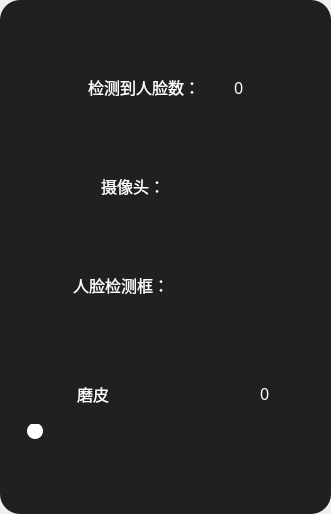
<?xml version="1.0" encoding="UTF-8"?>
<ui version="4.0">
    <class>Form</class>
    <widget class="QWidget" name="Form">
        <property name="geometry">
            <rect>
                <x>0</x>
                <y>0</y>
                <width>331</width>
                <height>514</height>
            </rect>
        </property>
        <property name="windowTitle">
            <string>Form</string>
        </property>
        <layout class="QHBoxLayout" name="horizontalLayout">
            <property name="leftMargin">
                <number>0</number>
            </property>
            <property name="topMargin">
                <number>0</number>
            </property>
            <property name="rightMargin">
                <number>0</number>
            </property>
            <property name="bottomMargin">
                <number>0</number>
            </property>
            <item>
                <widget class="QWidget" name="widget_hist" native="true">
                    <property name="styleSheet">
                        <string notr="true">QWidget{
                            border-radius:20px;
                            background-color: rgb(32, 32, 32);
                            }
                            QScrollBar:horizontal{
                            height:8px;
                            background:rgba(0,0,0,0%);
                            border-radius:4px;

                            }
                            QScrollBar::handle:horizontal{
                            background:rgba(255,255,255,50%);
                            border-radius:4px;
                            }
                            QScrollBar::handle:horizontal:hover{
                            background:rgba(255,255,255,100%);
                            min-width:0;
                            }
                            QScrollBar::add-line:horizontal{
                            height:0px;width:0px;

                            }
                            QScrollBar::sub-line:horizontal{
                            height:0px;width:0px;

                            }
                            QScrollBar::add-line:horizontal:hover{
                            height:0px;width:0px;

                            }
                            QScrollBar::sub-line:horizontal:hover{
                            height:0px;width:0px;

                            }
                            QScrollBar::add-page:horizontal,QScrollBar::sub-page:horizontal
                            {
                            background:rgba(0,0,0,10%);
                            border-radius:4px;
                            }

                            QScrollBar:vertical{
                            width:8px;
                            background:rgba(0,0,0,0%);

                            }
                            QScrollBar::handle:vertical{
                            width:0px;
                            background:rgba(255,255,255,50%);
                            border-radius:4px;
                            }
                            QScrollBar::handle:vertical:hover{
                            width:0px;
                            background:rgba(255,255,255,100%);
                            border-radius:4px;
                            min-width:20;
                            }
                            QScrollBar::add-line:vertical{
                            height:0px;width:0px;

                            }
                            QScrollBar::sub-line:vertical{
                            height:0px;width:0px;

                            }
                            QScrollBar::add-line:vertical:hover{
                            height:0px;width:0px;

                            }
                            QScrollBar::sub-line:vertical:hover{
                            height:0px;width:0px;

                            }
                            QScrollBar::add-page:vertical,QScrollBar::sub-page:vertical
                            {
                            background:rgba(0,0,0,10%);
                            border-radius:4px;
                            }


                            QSlider::add-page:horizontal {
                            background-color: qlineargradient(spread: pad, x1: 0, y1: 1, x2: 1, y2: 1,
                            stop: 0 rgb(100, 100, 100),
                            stop: 1 rgb(255, 78, 0,));
                            border-radius: 4px;
                            }

                            QSlider::sub-page:horizontal {
                            background-color: qlineargradient(spread: pad, x1: 0, y1: 1, x2: 1, y2: 1,
                            stop: 0 rgb(51, 151, 255),
                            stop: 1 rgb(100, 100, 100));
                            border-radius: 4px;
                            }

                            QSlider::groove:horizontal {
                            background: transparent;
                            height: 8px;
                            }

                            QSlider::handle:horizontal {
                            width: 16px;
                            height: 18px;
                            margin: -4px 0px -4px 0px;
                            border-radius: 8px;
                            background: white;
                            }
                        </string>
                    </property>
                    <layout class="QHBoxLayout" name="horizontalLayout_hist">
                        <item>
                            <widget class="QScrollArea" name="scrollArea">
                                <property name="styleSheet">
                                    <string notr="true">QScrollArea{
                                        background-color: transparent;
                                        }
                                    </string>
                                </property>
                                <property name="verticalScrollBarPolicy">
                                    <enum>Qt::ScrollBarAsNeeded</enum>
                                </property>
                                <property name="widgetResizable">
                                    <bool>true</bool>
                                </property>
                                <widget class="QWidget" name="scrollAreaWidgetContents">
                                    <property name="geometry">
                                        <rect>
                                            <x>0</x>
                                            <y>0</y>
                                            <width>309</width>
                                            <height>492</height>
                                        </rect>
                                    </property>
                                    <layout class="QVBoxLayout" name="verticalLayout">
                                        <item>
                                            <widget class="QWidget" name="widget_face_num" native="true">
                                                <property name="sizePolicy">
                                                    <sizepolicy hsizetype="Preferred" vsizetype="Fixed">
                                                        <horstretch>0</horstretch>
                                                        <verstretch>0</verstretch>
                                                    </sizepolicy>
                                                </property>
                                                <layout class="QHBoxLayout" name="horizontalLayout_3">
                                                    <item>
                                                        <spacer name="horizontalSpacer_8">
                                                            <property name="orientation">
                                                                <enum>Qt::Horizontal</enum>
                                                            </property>
                                                            <property name="sizeHint" stdset="0">
                                                                <size>
                                                                    <width>40</width>
                                                                    <height>20</height>
                                                                </size>
                                                            </property>
                                                        </spacer>
                                                    </item>
                                                    <item>
                                                        <widget class="QLabel" name="label_face">
                                                            <property name="minimumSize">
                                                                <size>
                                                                    <width>140</width>
                                                                    <height>30</height>
                                                                </size>
                                                            </property>
                                                            <property name="font">
                                                                <font>
                                                                    <family>黑体</family>
                                                                    <pointsize>12</pointsize>
                                                                    <stylestrategy>PreferAntialias</stylestrategy>
                                                                    <kerning>true</kerning>
                                                                </font>
                                                            </property>
                                                            <property name="styleSheet">
                                                                <string notr="true">QLabel{
                                                                    color:rgb(255, 255, 255);
                                                                    }
                                                                </string>
                                                            </property>
                                                            <property name="text">
                                                                <string>检测到人脸数：</string>
                                                            </property>
                                                        </widget>
                                                    </item>
                                                    <item>
                                                        <widget class="QLabel" name="label_face_num">
                                                            <property name="font">
                                                                <font>
                                                                    <family>黑体</family>
                                                                    <pointsize>12</pointsize>
                                                                    <stylestrategy>PreferAntialias</stylestrategy>
                                                                    <kerning>true</kerning>
                                                                </font>
                                                            </property>
                                                            <property name="styleSheet">
                                                                <string notr="true">QLabel{
                                                                    color:rgb(255, 255, 255);
                                                                    }
                                                                </string>
                                                            </property>
                                                            <property name="text">
                                                                <string>0</string>
                                                            </property>
                                                        </widget>
                                                    </item>
                                                    <item>
                                                        <spacer name="horizontalSpacer_9">
                                                            <property name="orientation">
                                                                <enum>Qt::Horizontal</enum>
                                                            </property>
                                                            <property name="sizeHint" stdset="0">
                                                                <size>
                                                                    <width>40</width>
                                                                    <height>20</height>
                                                                </size>
                                                            </property>
                                                        </spacer>
                                                    </item>
                                                </layout>
                                            </widget>
                                        </item>
                                        <item>
                                            <widget class="QWidget" name="widget_camera" native="true">
                                                <property name="sizePolicy">
                                                    <sizepolicy hsizetype="Preferred" vsizetype="Fixed">
                                                        <horstretch>0</horstretch>
                                                        <verstretch>0</verstretch>
                                                    </sizepolicy>
                                                </property>
                                                <layout class="QHBoxLayout" name="horizontalLayout_4">
                                                    <item>
                                                        <spacer name="horizontalSpacer_10">
                                                            <property name="orientation">
                                                                <enum>Qt::Horizontal</enum>
                                                            </property>
                                                            <property name="sizeHint" stdset="0">
                                                                <size>
                                                                    <width>40</width>
                                                                    <height>20</height>
                                                                </size>
                                                            </property>
                                                        </spacer>
                                                    </item>
                                                    <item>
                                                        <widget class="QLabel" name="label_camera">
                                                            <property name="sizePolicy">
                                                                <sizepolicy hsizetype="Minimum" vsizetype="Minimum">
                                                                    <horstretch>0</horstretch>
                                                                    <verstretch>0</verstretch>
                                                                </sizepolicy>
                                                            </property>
                                                            <property name="minimumSize">
                                                                <size>
                                                                    <width>60</width>
                                                                    <height>30</height>
                                                                </size>
                                                            </property>
                                                            <property name="font">
                                                                <font>
                                                                    <family>黑体</family>
                                                                    <pointsize>12</pointsize>
                                                                    <stylestrategy>PreferAntialias</stylestrategy>
                                                                    <kerning>true</kerning>
                                                                </font>
                                                            </property>
                                                            <property name="styleSheet">
                                                                <string notr="true">QLabel{
                                                                    color:rgb(255, 255, 255);
                                                                    }
                                                                </string>
                                                            </property>
                                                            <property name="text">
                                                                <string>摄像头：</string>
                                                            </property>
                                                        </widget>
                                                    </item>
                                                    <item>
                                                        <widget class="QWidget" name="widget_switch_button_camera"
                                                                native="true">
                                                            <property name="minimumSize">
                                                                <size>
                                                                    <width>60</width>
                                                                    <height>30</height>
                                                                </size>
                                                            </property>
                                                            <layout class="QHBoxLayout"
                                                                    name="horizontalLayout_switch_camera">
                                                                <property name="leftMargin">
                                                                    <number>0</number>
                                                                </property>
                                                                <property name="topMargin">
                                                                    <number>0</number>
                                                                </property>
                                                                <property name="rightMargin">
                                                                    <number>3</number>
                                                                </property>
                                                                <property name="bottomMargin">
                                                                    <number>0</number>
                                                                </property>
                                                            </layout>
                                                        </widget>
                                                    </item>
                                                    <item>
                                                        <spacer name="horizontalSpacer_11">
                                                            <property name="orientation">
                                                                <enum>Qt::Horizontal</enum>
                                                            </property>
                                                            <property name="sizeHint" stdset="0">
                                                                <size>
                                                                    <width>40</width>
                                                                    <height>20</height>
                                                                </size>
                                                            </property>
                                                        </spacer>
                                                    </item>
                                                </layout>
                                            </widget>
                                        </item>
                                        <item>
                                            <widget class="QWidget" name="widget_face_rect" native="true">
                                                <property name="sizePolicy">
                                                    <sizepolicy hsizetype="Preferred" vsizetype="Fixed">
                                                        <horstretch>0</horstretch>
                                                        <verstretch>0</verstretch>
                                                    </sizepolicy>
                                                </property>
                                                <layout class="QHBoxLayout" name="horizontalLayout_5">
                                                    <item>
                                                        <spacer name="horizontalSpacer_12">
                                                            <property name="orientation">
                                                                <enum>Qt::Horizontal</enum>
                                                            </property>
                                                            <property name="sizeHint" stdset="0">
                                                                <size>
                                                                    <width>40</width>
                                                                    <height>20</height>
                                                                </size>
                                                            </property>
                                                        </spacer>
                                                    </item>
                                                    <item>
                                                        <widget class="QLabel" name="label_face_rect">
                                                            <property name="sizePolicy">
                                                                <sizepolicy hsizetype="Minimum" vsizetype="Minimum">
                                                                    <horstretch>0</horstretch>
                                                                    <verstretch>0</verstretch>
                                                                </sizepolicy>
                                                            </property>
                                                            <property name="minimumSize">
                                                                <size>
                                                                    <width>120</width>
                                                                    <height>30</height>
                                                                </size>
                                                            </property>
                                                            <property name="font">
                                                                <font>
                                                                    <family>黑体</family>
                                                                    <pointsize>12</pointsize>
                                                                    <stylestrategy>PreferAntialias</stylestrategy>
                                                                    <kerning>true</kerning>
                                                                </font>
                                                            </property>
                                                            <property name="styleSheet">
                                                                <string notr="true">QLabel{
                                                                    color:rgb(255, 255, 255);
                                                                    }
                                                                </string>
                                                            </property>
                                                            <property name="text">
                                                                <string>人脸检测框：</string>
                                                            </property>
                                                        </widget>
                                                    </item>
                                                    <item>
                                                        <widget class="QWidget" name="widget_switch_button_rect"
                                                                native="true">
                                                            <property name="minimumSize">
                                                                <size>
                                                                    <width>60</width>
                                                                    <height>30</height>
                                                                </size>
                                                            </property>
                                                            <layout class="QHBoxLayout"
                                                                    name="horizontalLayout_switch_rect">
                                                                <property name="leftMargin">
                                                                    <number>0</number>
                                                                </property>
                                                                <property name="topMargin">
                                                                    <number>0</number>
                                                                </property>
                                                                <property name="rightMargin">
                                                                    <number>3</number>
                                                                </property>
                                                                <property name="bottomMargin">
                                                                    <number>0</number>
                                                                </property>
                                                            </layout>
                                                        </widget>
                                                    </item>
                                                    <item>
                                                        <spacer name="horizontalSpacer_13">
                                                            <property name="orientation">
                                                                <enum>Qt::Horizontal</enum>
                                                            </property>
                                                            <property name="sizeHint" stdset="0">
                                                                <size>
                                                                    <width>40</width>
                                                                    <height>20</height>
                                                                </size>
                                                            </property>
                                                        </spacer>
                                                    </item>
                                                </layout>
                                            </widget>
                                        </item>
                                        <item>
                                            <widget class="QWidget" name="widget_skin" native="true">
                                                <property name="minimumSize">
                                                    <size>
                                                        <width>0</width>
                                                        <height>88</height>
                                                    </size>
                                                </property>
                                                <property name="maximumSize">
                                                    <size>
                                                        <width>16777215</width>
                                                        <height>88</height>
                                                    </size>
                                                </property>
                                                <layout class="QVBoxLayout" name="verticalLayout_4">
                                                    <item>
                                                        <layout class="QHBoxLayout" name="horizontalLayout_skin"
                                                                stretch="1,4,1">
                                                            <item>
                                                                <widget class="QLabel" name="label_image_skin">
                                                                    <property name="minimumSize">
                                                                        <size>
                                                                            <width>30</width>
                                                                            <height>30</height>
                                                                        </size>
                                                                    </property>
                                                                    <property name="styleSheet">
                                                                        <string notr="true">
                                                                            image:url(:/images/icon/skin_smooth.svg)
                                                                        </string>
                                                                    </property>
                                                                    <property name="text">
                                                                        <string/>
                                                                    </property>
                                                                </widget>
                                                            </item>
                                                            <item>
                                                                <widget class="QLabel" name="label_text_skin">
                                                                    <property name="minimumSize">
                                                                        <size>
                                                                            <width>90</width>
                                                                            <height>30</height>
                                                                        </size>
                                                                    </property>
                                                                    <property name="font">
                                                                        <font>
                                                                            <family>黑体</family>
                                                                            <pointsize>12</pointsize>
                                                                            <weight>50</weight>
                                                                            <italic>false</italic>
                                                                            <bold>false</bold>
                                                                            <stylestrategy>PreferAntialias
                                                                            </stylestrategy>
                                                                        </font>
                                                                    </property>
                                                                    <property name="styleSheet">
                                                                        <string notr="true">QLabel{
                                                                            color:rgb(255, 255, 255);
                                                                            }
                                                                        </string>
                                                                    </property>
                                                                    <property name="text">
                                                                        <string>磨皮</string>
                                                                    </property>
                                                                </widget>
                                                            </item>
                                                            <item>
                                                                <widget class="QLabel" name="label_smooth_value">
                                                                    <property name="minimumSize">
                                                                        <size>
                                                                            <width>0</width>
                                                                            <height>0</height>
                                                                        </size>
                                                                    </property>
                                                                    <property name="font">
                                                                        <font>
                                                                            <family>黑体</family>
                                                                            <pointsize>12</pointsize>
                                                                            <weight>50</weight>
                                                                            <italic>false</italic>
                                                                            <bold>false</bold>
                                                                            <stylestrategy>PreferAntialias
                                                                            </stylestrategy>
                                                                        </font>
                                                                    </property>
                                                                    <property name="styleSheet">
                                                                        <string notr="true">QLabel{
                                                                            color:rgb(255, 255, 255);
                                                                            }
                                                                        </string>
                                                                    </property>
                                                                    <property name="text">
                                                                        <string>0</string>
                                                                    </property>
                                                                </widget>
                                                            </item>
                                                        </layout>
                                                    </item>
                                                    <item>
                                                        <widget class="QSlider" name="slider_smooth_skin">
                                                            <property name="styleSheet">
                                                                <string notr="true"/>
                                                            </property>
                                                            <property name="minimum">
                                                                <number>0</number>
                                                            </property>
                                                            <property name="maximum">
                                                                <number>100</number>
                                                            </property>
                                                            <property name="orientation">
                                                                <enum>Qt::Horizontal</enum>
                                                            </property>
                                                        </widget>
                                                    </item>
                                                </layout>
                                            </widget>
                                        </item>
                                    </layout>
                                </widget>
                            </widget>
                        </item>
                    </layout>
                </widget>
            </item>
        </layout>
    </widget>
    <resources>
        <include location="../resources.qrc"/>
    </resources>
    <connections>
        <connection>
            <sender>slider_smooth_skin</sender>
            <signal>valueChanged(int)</signal>
            <receiver>label_smooth_value</receiver>
            <slot>setNum(int)</slot>
            <hints>
                <hint type="sourcelabel">
                    <x>165</x>
                    <y>403</y>
                </hint>
                <hint type="destinationlabel">
                    <x>276</x>
                    <y>367</y>
                </hint>
            </hints>
        </connection>
    </connections>
</ui>
